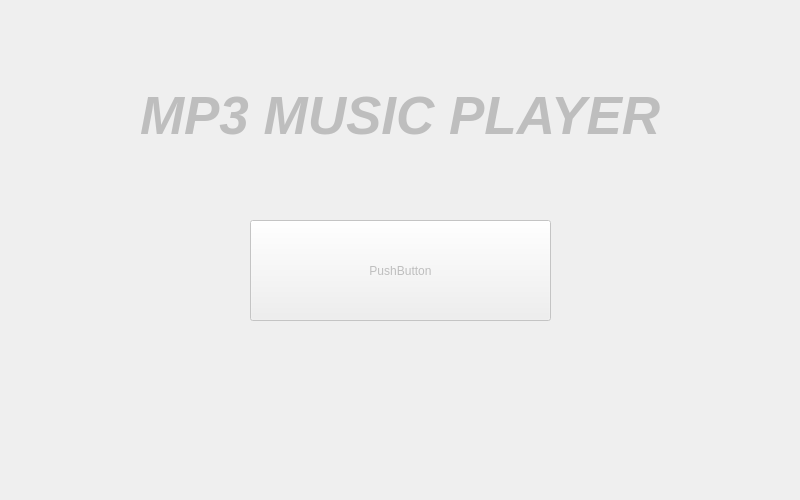
<?xml version="1.0" encoding="UTF-8"?>
<ui version="4.0">
 <class>window</class>
 <widget class="QMainWindow" name="window">
  <property name="enabled">
   <bool>false</bool>
  </property>
  <property name="geometry">
   <rect>
    <x>0</x>
    <y>0</y>
    <width>800</width>
    <height>500</height>
   </rect>
  </property>
  <property name="windowTitle">
   <string>MainWindow</string>
  </property>
  <property name="iconSize">
   <size>
    <width>30</width>
    <height>30</height>
   </size>
  </property>
  <property name="animated">
   <bool>true</bool>
  </property>
  <property name="documentMode">
   <bool>false</bool>
  </property>
  <property name="dockNestingEnabled">
   <bool>false</bool>
  </property>
  <property name="unifiedTitleAndToolBarOnMac">
   <bool>false</bool>
  </property>
  <widget class="QWidget" name="centralwidget">
   <widget class="QLabel" name="titre">
    <property name="geometry">
     <rect>
      <x>140</x>
      <y>80</y>
      <width>521</width>
      <height>71</height>
     </rect>
    </property>
    <property name="minimumSize">
     <size>
      <width>521</width>
      <height>0</height>
     </size>
    </property>
    <property name="font">
     <font>
      <family>Ubuntu</family>
      <pointsize>40</pointsize>
      <weight>75</weight>
      <italic>true</italic>
      <bold>true</bold>
     </font>
    </property>
    <property name="text">
     <string>MP3 MUSIC PLAYER</string>
    </property>
   </widget>
   <widget class="QPushButton" name="pushButton">
    <property name="geometry">
     <rect>
      <x>250</x>
      <y>220</y>
      <width>301</width>
      <height>101</height>
     </rect>
    </property>
    <property name="text">
     <string>PushButton</string>
    </property>
   </widget>
  </widget>
 </widget>
 <resources/>
 <connections/>
</ui>
